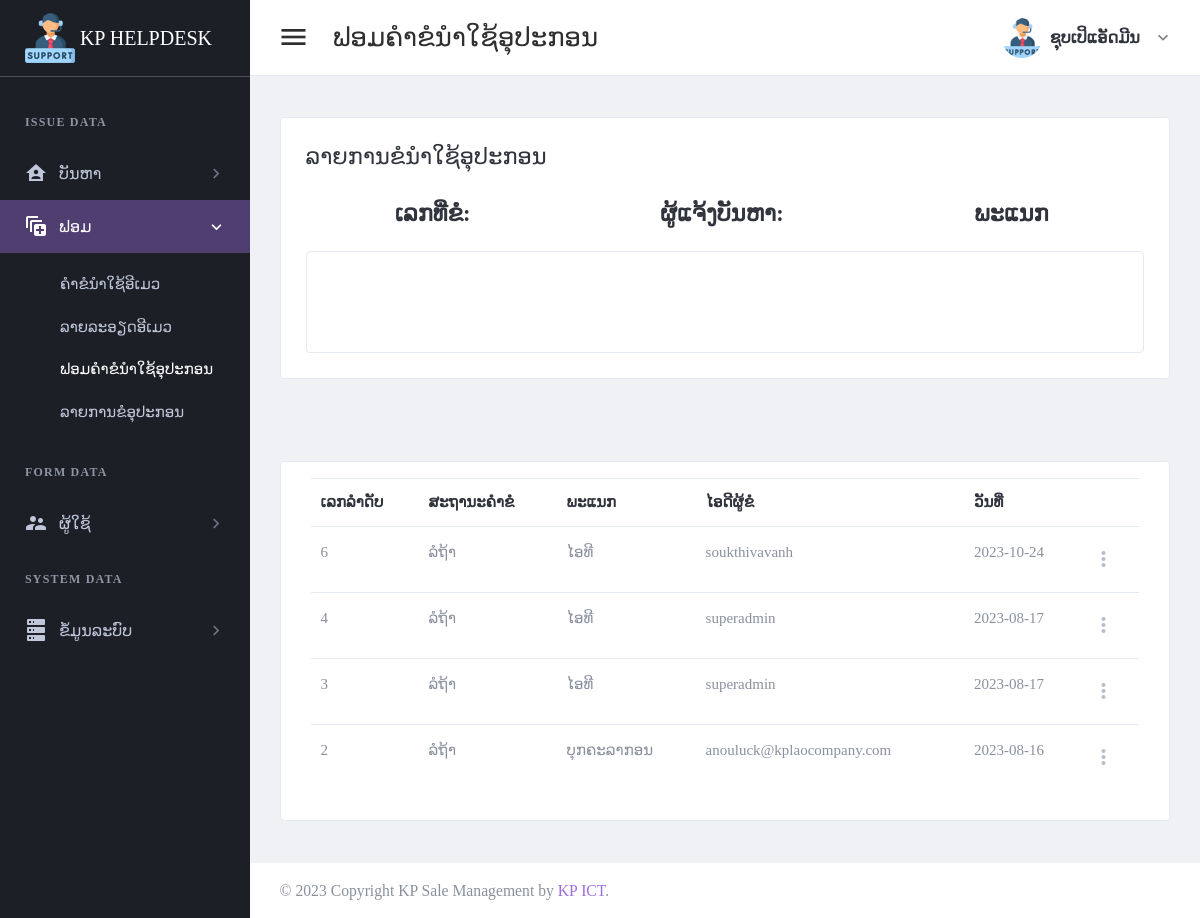
Screenshot of /page/check-request-use-item.php (signed in) with the database file from the repository.
### tables this page shows
CREATE TABLE `tbl_header_title` (
  `ht_id` int(11) NOT NULL,
  `ht_name` varchar(300) DEFAULT NULL
);

CREATE TABLE `tbl_sub_title` (
  `st_id` int(11) NOT NULL,
  `st_name` varchar(300) DEFAULT NULL,
  `icon_code` varchar(100) DEFAULT NULL,
  `ht_id` int(11) DEFAULT NULL
);

CREATE TABLE `tbl_page_title` (
  `pt_id` int(11) NOT NULL,
  `pt_name` varchar(300) DEFAULT NULL,
  `ptf_name` varchar(100) DEFAULT NULL,
  `st_id` int(11) DEFAULT NULL
);

CREATE TABLE `tbl_request_use_item` (
  `rui_id` int(11) NOT NULL,
  `rui_bill_number` varchar(30) DEFAULT NULL,
  `rs_id` int(11) DEFAULT NULL,
  `depart_id` int(11) DEFAULT NULL,
  `request_by` int(11) DEFAULT NULL,
  `reqeust_date` date DEFAULT NULL
);

CREATE TABLE `tbl_request_status` (
  `rs_id` int(11) NOT NULL,
  `rs_name` varchar(150) DEFAULT NULL
);

CREATE TABLE `tbl_depart` (
  `dp_id` int(11) NOT NULL,
  `dp_name` varchar(150) DEFAULT NULL
);

CREATE TABLE `tbl_user` (
  `usid` int(11) NOT NULL,
  `full_name` varchar(300) DEFAULT NULL,
  `user_name` varchar(30) DEFAULT NULL,
  `user_password` varchar(30) DEFAULT NULL,
  `role_id` int(11) DEFAULT NULL,
  `depart_id` int(11) DEFAULT NULL,
  `user_status` int(11) DEFAULT NULL,
  `add_by` int(11) DEFAULT NULL,
  `date_register` date DEFAULT NULL,
  `token_line` varchar(200) DEFAULT NULL,
  `active_status` int(11) DEFAULT NULL,
  `phone_number` int(11) DEFAULT NULL
);

### setting/checksession.php (called while the page is built, shortened)
<?php
	if($_SESSION['id_users'] == "" )
	{
	header("location:logout.php");
	}
	  else{
		$role_id = $_SESSION["role_id"];
	}
?>

### page/check-request-use-item.php (the view, shortened to what this page needs)
<?php
include("../setting/checksession.php");
include("../setting/conn.php");
$header_name = "ຟອມຄຳຂໍນຳໃຊ້ອຸປະກອນ";
$header_click = "2";
$rui_id = $_GET['rui_id'];
?>
<!DOCTYPE html>
<html lang="en" dir="ltr">
<head>
    <?php
    include("../setting/callcss.php");
    ?>
</head>
<body class="navbar-fixed sidebar-fixed" id="body">
    <div class="wrapper">
        <?php include "menu.php"; ?>
        <div class="page-wrapper">
            <?php
            include "header.php";
            ?>
            <div class="content-wrapper">
                <div class="content">
                    <div class="email-wrapper rounded border bg-white">
                        <div class="  no-gutters justify-content-center">
                            <div class="    ">
                                <div class="  p-4 p-xl-5">
                                    <div class="email-body-head mb-6 ">
                                        <h4 class="text-dark">ລາຍການຂໍນຳໃຊ້ອຸປະກອນ</h4>
                                    </div>
                                    <?php
                                    $detail = $conn->query("
                                    select full_name,dp_name ,rui_bill_number
                                    from tbl_request_use_item a
                                    left join tbl_user b on a.request_by = b.usid
                                    left join tbl_depart c on b.depart_id = c.dp_id
                                    where rui_id = '$rui_id'
                                    ")->fetch(PDO::FETCH_ASSOC);
                                    ?>
                                    <div class="row text-center">
                                        <div class="col-lg-4">
                                            <div class="form-group">
                                                <H4>
                                                    <label for="firstName">ເລກທີ່ຂໍ: </label> <label for="firstName"><?php echo $detail['rui_bill_number']; ?></label>
                                                </H4>
                                            </div>
                                        </div>
                                        <div class="col-lg-4">
                                            <div class="form-group">
                                                <H4>
                                                    <label for="firstName">ຜູ້ແຈ້ງບັນຫາ: </label> <label for="firstName"><?php echo $detail['full_name']; ?></label>
                                                </H4>
                                            </div>
                                        </div>
                                        <div class="col-lg-4">
                                            <div class="form-group">
                                                <H4>
                                                    <label for="firstName">ພະແນກ</label> <label for="firstName"><?php echo $detail['dp_name']; ?></label>
                                                </H4>
                                            </div>
                                        </div>
                                    </div>
                                    <form method="post" id="edititem">
                                        <div class="card p-4">
                                            <div class="row">
                                                <div class="card-body">
                                                </div>
                                            </div>
                                        </div>
                                </div>
                            </div>
                        </div>
                    </div>
                </div>
            </div>
            <div class="content-wrapper">
                <div class="content">
                    <div class="card card-default">
                        <div class="card-body">
                            <table id="productsTable2" class="table table-hover table-product" style="width:100%">
                                <thead>
                                    <tr>
                                        <th>ເລກລຳດັບ</th>
                                        <th>ສະຖານະຄຳຂໍ</th>
                                        <th>ພະແນກ</th>
                                        <th>ໄອດີຜູ້ຂໍ</th>
                                        <th>ວັນທີ່</th>
                                        <th></th>
                                    </tr>
                                </thead>
                                <tbody>
                                    <?php
                                    $stmt4 = $conn->prepare(" SELECT a.rui_id,rs_name,dp_name,user_name,reqeust_date FROM tbl_request_use_item a
                           left join tbl_request_status b on a.rs_id = b.rs_id
                           left join tbl_depart c on a.depart_id = c.dp_id
                           left join tbl_user d on a.request_by = d.usid
                            order by rui_id desc;
                             ");
                                    $stmt4->execute();
                                    if ($stmt4->rowCount() > 0) {
                                        while ($row4 = $stmt4->fetch(PDO::FETCH_ASSOC)) {
                                    ?>
                                            <tr>
                                                <td><?php echo $row4['rui_id']; ?></td>
                                                <td><?php echo $row4['rs_name']; ?></td>
                                                <td><?php echo $row4['dp_name']; ?></td>
                                                <td><?php echo $row4['user_name']; ?></td>
                                                <td><?php echo $row4['reqeust_date']; ?></td>
                                                <td>
                                                    <div class="dropdown">
                                                        <a class="dropdown-toggle icon-burger-mini" href="#" role="button" id="dropdownMenuLink" data-toggle="dropdown" aria-haspopup="true" aria-expanded="false" data-display="static">
                                                        </a>
                                                    </div>
                                                </td>
                                            </tr>
                                    <?php
                                        }
                                    }
                                    ?>
                                </tbody>
                            </table>
                        </div>
                    </div>
                </div>
            </div>
            <?php include "footer.php"; ?>
        </div>
    </div>
</body>
</html>

### page/menu.php
<aside class="left-sidebar sidebar-dark" id="left-sidebar">
  <div id="sidebar" class="sidebar sidebar-with-footer">
    <div class="app-brand">
      <a href="index.php">
        <img src="../images/support.png" alt="Mono">
        <span class="brand-name">KP HELPDESK</span>
      </a>
    </div>
    <div class="sidebar-left" data-simplebar style="height: 100%;">
      <ul class="nav sidebar-inner" id="sidebar-menu">
        <?php
        $stmt = $conn->prepare(" SELECT distinct a.ht_id,ht_name
        FROM tbl_header_title a
        left join tbl_role_page b on a.ht_id = b.ht_id
        where role_id ='$role_id'
        order by  a.ht_id asc ");
        $stmt->execute();
        if ($stmt->rowCount() > 0) {
          while ($row = $stmt->fetch(PDO::FETCH_ASSOC)) {
            $ht_id = $row['ht_id'];
            $ht_name = $row['ht_name'];
        ?>
            <li class="section-title"> <?php echo "$ht_name"; ?></li>
            <?php
            $stmt1 = $conn->prepare("SELECT distinct a.st_id,st_name,role_id,icon_code
            FROM tbl_sub_title a
            left join tbl_role_page b on a.st_id = b.st_id
            where a.ht_id = '$ht_id' and role_id ='$role_id'
            order by a.st_id asc ");
            $stmt1->execute();
            if ($stmt1->rowCount() > 0) {
              while ($row1 = $stmt1->fetch(PDO::FETCH_ASSOC)) {
                $st_name = $row1['st_name'];
                $st_id = $row1['st_id'];
                $icon_code = $row1['icon_code'];
            ?>
                <li class='has-sub <?php if ($header_click == "$st_id") {  echo "active expand"; } ?>'>
                  <a class="sidenav-item-link" href="javascript:void(0)" data-toggle="collapse" data-target='#<?php echo "$st_name"; ?>' aria-expanded="false" aria-controls="<?php echo "$st_name"; ?>">
                    <i class="mdi <?php echo"$icon_code";?>"></i>
                    <span class="nav-text"> <?php echo "$st_name"; ?> </span> <b class="caret"></b>
                  </a>
                  <ul class='collapse <?php if ($header_click == "$st_id" ) { echo "show"; } ?>' id="<?php echo "$st_name"; ?>" data-parent="#sidebar-menu">
                    <div class="sub-menu">
                      <?php
                      $stmt2 = $conn->prepare(" SELECT pt_name,ptf_name
                      FROM tbl_page_title a
                      left join tbl_role_page b on a.pt_id = b.pt_id
                      where a.st_id = '$st_id' and role_id ='$role_id'
                      order by a.pt_id asc ");
                      $stmt2->execute();
                      if ($stmt2->rowCount() > 0) {
                        while ($row2 = $stmt2->fetch(PDO::FETCH_ASSOC)) {
                          $pt_name = $row2['pt_name'];
                      ?>
                          <li class="<?php if ($header_name ==  $row2['pt_name']) { echo "active"; } ?>">
                            <a class="sidenav-item-link" href='<?php echo $row2['ptf_name'] ?>'>
                              <span class="nav-text"><?php echo"$pt_name";?></span>
                            </a>
                          </li>
                      <?php
                        }
                      }
                      ?>
                    </div>
                  </ul>
              <?php
              }
            }
              ?>
                </li>
            <?php
          }
        }
            ?>
      </ul>
    </div>
  </div>
</aside>

### rows the page displays
tbl_header_title: ht_name "ISSUE DATA"
tbl_sub_title: st_name "ບັນຫາ"
tbl_sub_title: st_name "ຟອມ"
tbl_page_title: pt_name "ຄຳຂໍນຳໃຊ້ອີເມວ"
tbl_page_title: pt_name "ລາຍລະອຽດອີເມວ"
tbl_page_title: pt_name "ຟອມຄຳຂໍນຳໃຊ້ອຸປະກອນ"
tbl_page_title: pt_name "ລາຍການຂໍອຸປະກອນ"
tbl_header_title: ht_name "FORM DATA"
tbl_sub_title: st_name "ຜູ້ໃຊ້"
tbl_header_title: ht_name "SYSTEM DATA"
tbl_sub_title: st_name "ຂໍ້ມູນລະບົບ"
tbl_request_use_item: rui_id "6", rs.rs_name "ລໍຖ້າ", depart.dp_name "ໄອທີ", tbl_user.user_name "soukthivavanh", reqeust_date "2023-10-24"
tbl_request_use_item: rui_id "4", rs.rs_name "ລໍຖ້າ", depart.dp_name "ໄອທີ", tbl_user.user_name "superadmin", reqeust_date "2023-08-17"
tbl_request_use_item: rui_id "3", rs.rs_name "ລໍຖ້າ", depart.dp_name "ໄອທີ", tbl_user.user_name "superadmin", reqeust_date "2023-08-17"
tbl_request_use_item: rui_id "2", rs.rs_name "ລໍຖ້າ", depart.dp_name "ບຸກຄະລາກອນ", tbl_user.user_name "anouluck@kplaocompany.com", reqeust_date "2023-08-16"

### other values shown
$header_name "ຟອມຄຳຂໍນຳໃຊ້ອຸປະກອນ"
$full_name "ຊຸບເປິແອັດມີນ"
